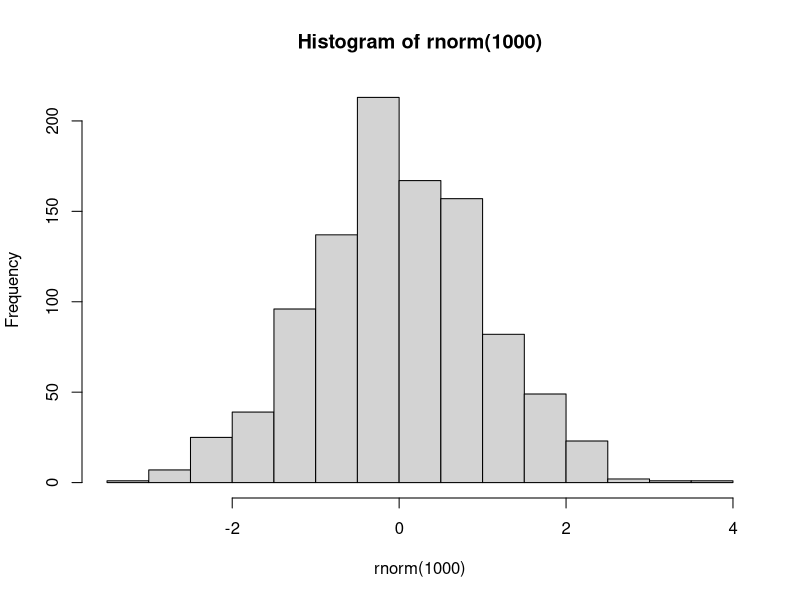

The R source for this figure:
## ---- chunk 1
2+2 #add numbers 
## ---- chunk 2
2*pi # multiply by a constant 
## ---- chunk 3
 7 + runif(1) # adding a uniform (0,1) random number 

## ---- chunk 4
 pnorm(1.96,0,1) # standard normal cdf
## ---- chunk 5
 3^4 # powers
## ---- chunk 6
sqrt(4^2) # functions
## ---- chunk 7
log(exp(1))
## ---- chunk 8
 log(100, base = 10)
## ---- chunk 9
 rnorm(5) # generate 5 random numbers from N(0,1)
## ---- chunk 10
val = 3
val
## ---- chunk 11
print(val)
## ---- chunk 12
# assign value to two objects
a = b =3
a
## ---- chunk 13
b
## ---- chunk 14
Val = 7 # case-sensitive!
print(c(val, Val))
## ---- chunk 15
mySeq = 1:6
mySeq
## ---- chunk 16
myOtherSeq = seq(1.1, 11.1, by = 2)
myOtherSeq
## ---- chunk 17
length(myOtherSeq)
## ---- chunk 18
fours = rep(4, 6)
fours
## ---- chunk 19
#This is a comment: here is an example of non-numeric data
depts = c('espm', 'pmb', 'stats')
depts
## ---- chunk 20
# numeric vector
nums = c(1.1, 3, -5.7)
nums

devs = rnorm(5)
devs

## ---- chunk 21
# logical vector
bools = c(TRUE, FALSE, TRUE)
bools
## ---- chunk 22
vals = seq(2, 12, by = 2)
vals
## ---- chunk 23
vals[3]
## ---- chunk 24
vals[3:5]
## ---- chunk 25
 vals[c(1, 3, 6)]
## ---- chunk 26
vals[-c(1, 3, 6)]
## ---- chunk 27
 vals[c(rep(TRUE, 3), rep(FALSE, 2), TRUE)]
## ---- chunk 28
# list values >= 5
vals[vals >= 5]
## ---- chunk 29
# list values >= 5
vals[vals >= 5]
## ---- chunk 30
# list index whose value = 4
which(vals == 4)
## ---- chunk 31
vec1 = sample(1:5, 10, replace = TRUE)
vec2 = sample(1:5, 10, replace = TRUE)
vec1
## ---- chunk 32
 vec2
## ---- chunk 33
 vec1 + vec2
## ---- chunk 34
 vec1^vec2
## ---- chunk 35
 vec1 >= vec2
## ---- chunk 36
 vec1 <= 3
## ---- chunk 37
# using 'or'
vec1 <= 0 | vec1 >= 3
## ---- chunk 38
# using 'and'
vec1 <= 0 & vec1 >= vec2
## ---- chunk 39
vec1 == vec2
## ---- chunk 40
vec1 != vec2
## ---- chunk 41
# careful:
vec1 = vec2
identical(vec1, vec2)
## ---- chunk 42
vec3 = sample(1:5, 5, replace = TRUE)
vec4 = sample(1:5, 3, replace = TRUE)
vec1
## ---- chunk 43
 vec3
## ---- chunk 44
 vec4
## ---- chunk 45
 vec1 + vec3
## ---- chunk 46
vec1 + vec4
## ---- chunk 47
set.seed(1) # set a random seed, so your random numbers won't be different when you generate them next time.
hist(rnorm(1000))
## ---- chunk 48
mat = matrix(c(1,0,5,2,1,6,3,4,0),3,3)
mat
t(mat) %*% mat
## ---- chunk 49
 dim(mat)
## ---- chunk 50
# * is element-wise product
t(mat) * mat
## ---- chunk 51
# vector without declaration of column/row vector
z = c(1,2,3)
# column vector 3 by 1
x = matrix(c(1,2,3),3,1)
x
## ---- chunk 52
# transpose
t(x)
## ---- chunk 53
# row vector 1 by 3
y = matrix(c(3,2,1),1,3)
y
## ---- chunk 54
# sum
c(y %*% rep(1,length(y)))
## ---- chunk 55
 sum(y)
## ---- chunk 56
# L-2 norm of a vector
norm(x,"f")
## ---- chunk 57
# inner product
t(x) %*% x
## ---- chunk 58
 z %*% z
## ---- chunk 59
# outer product
x %*% t(x)
